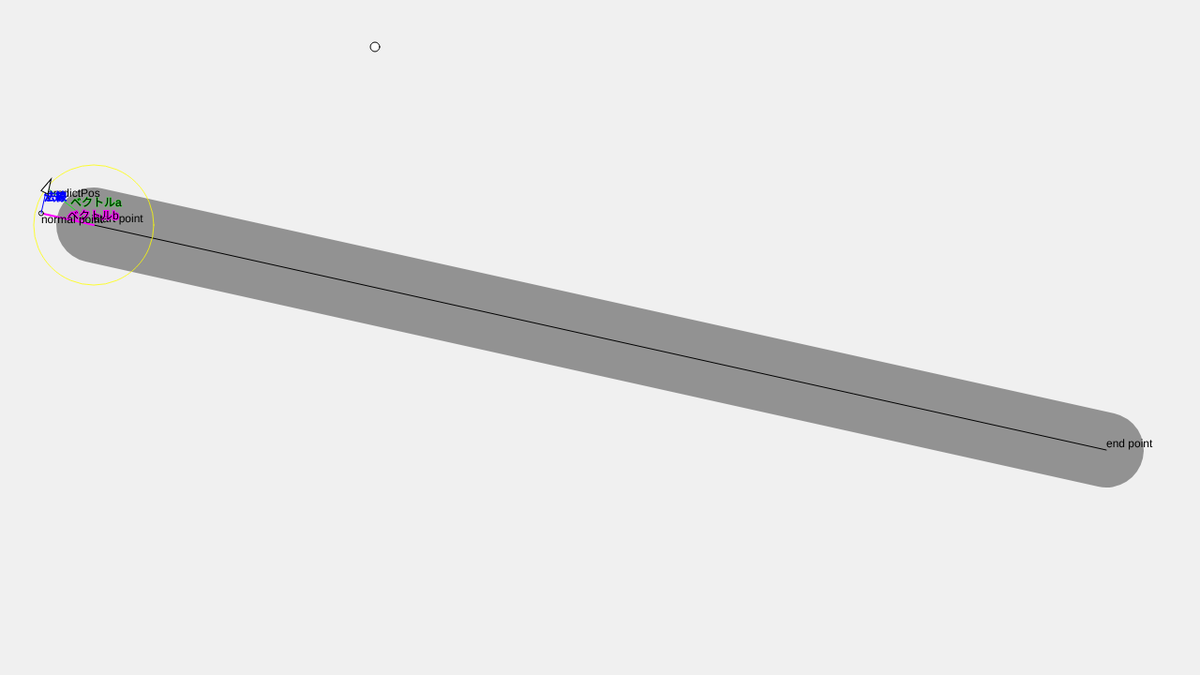
Frame 1 (no input)
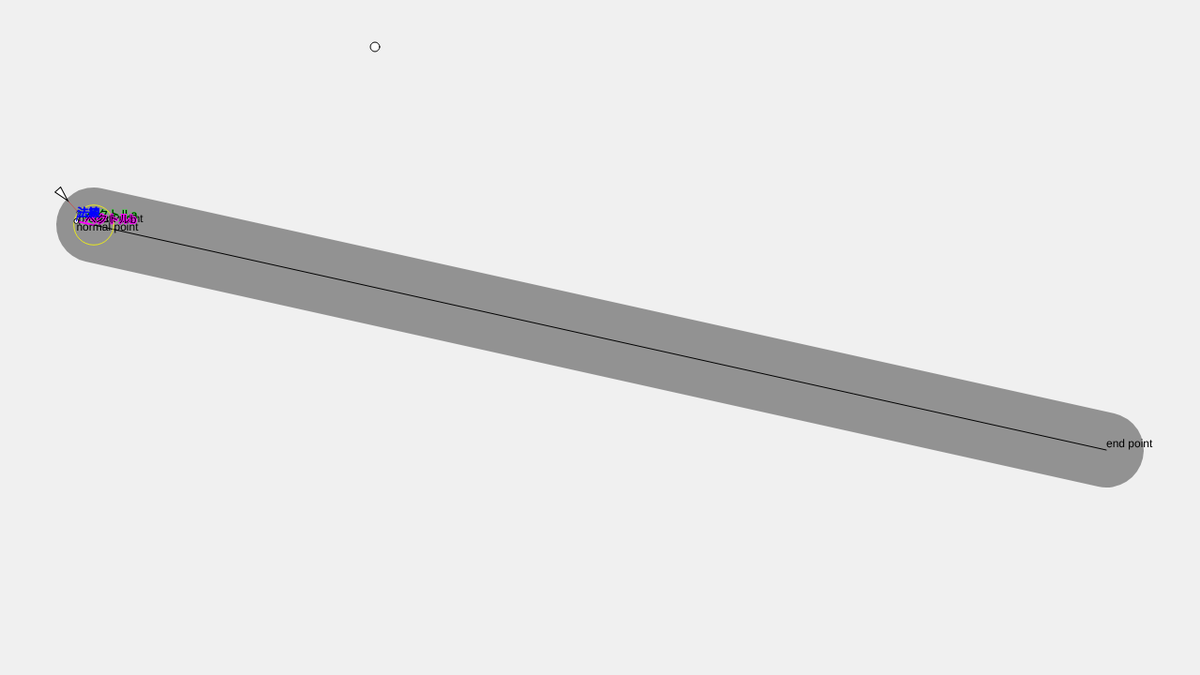
Frame 60 (no input)
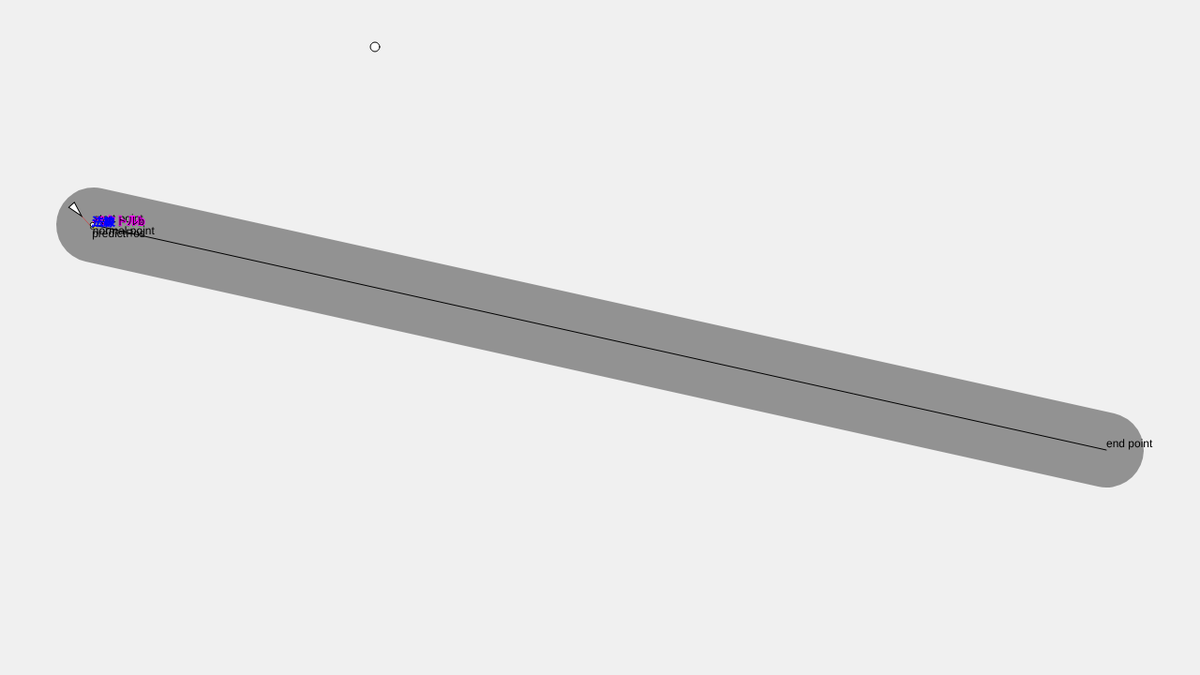
Frame 120 (the mouse pressed at the canvas centre since frame 60)

The p5.js sketch that drew these frames (run headless with seeded random() and noise() and a simulated clock; from frame 60 on, the mouse is pressed at the canvas centre):

// p5.js sketch
// ── sketch.js
/// <reference path="../../p5.global-mode.d.ts" />
class Vehicle {
    constructor() {
        this.position = createVector(50,200);
        this.velocity = createVector(0, 0);
        this.acceleration = createVector(1,-2);
        this.mass = 1;
        this.scale = 4;
        this.maxspeed = 1;
        this.maxforce = 0.4;
    }
    seek(target) {
        let desired = p5.Vector.sub(target, this.position);
        push();
        stroke(255, 0, 0, 100);
        translate(this.position.x, this.position.y);
        line(0, 0, desired.x, desired.y);
        pop();
        let d = desired.mag();
        desired.normalize();
        if (d < 100) {
            let m = map(d, 0, 100, 0, this.maxspeed);
            desired.mult(m);
        } else {
            desired.mult(this.maxspeed);
        }

        let steer = p5.Vector.sub(desired, this.velocity);
        steer.limit(this.maxforce);
        this.applyForce(steer);
    }
    follow(path) {
        // predict 予想
        let predict = this.velocity.copy();
        predict.normalize();
        predict.mult(25);
        push();
        stroke(255, 0, 0, 100);
        translate(this.position.x, this.position.y);
        line(0, 0, predict.x, predict.y);
        pop();

        let predictPos = p5.Vector.add(this.position, predict);
        push();
        translate(predictPos.x, predictPos.y);
        text('predictPos', 0, 10);
        ellipse(0, 0, 3, 3);
        pop();

        // 予想点とパスの法線を求める。
        let a = p5.Vector.sub(predictPos, path.start);
        push();
        stroke(0, 255, 0, 200); // green
        translate(path.start.x, path.start.y);
        text('ベクトルa', a.x/2, a.y/2);
        line(0, 0, a.x, a.y);
        pop();

        push();
        noFill();
        stroke(255, 255, 0, 200); // yellow 黄色
        translate(path.start.x, path.start.y);
        // デフォルトではellipseは、直径を求めているため、
        // modeをRADIUSにして、a.mag()=lenght=r半径を設定
        ellipseMode(RADIUS);
        ellipse(0, 0, a.mag());
        pop();

        let b = p5.Vector.sub(path.end, path.start);

        //2つのベクトルa,ベクトルaがあるので、ここから角度θを内積で求められる。
        // p5.Vector.angleBetween(a,b)関数と同じことを以下でしている。
        let theta = acos(a.dot(b) / (a.mag() * b.mag()));

        // ベクトルbから、法点を求める。
        // a.mag()は半径rなのでcos(θ)でx座標を求めているのと同じ。
        let x = a.mag()*cos(theta);
        b.normalize();
        b.mult(x);
        push();
        strokeWeight(2);
        stroke(255, 0, 255);
        translate(path.start.x, path.start.y);
        text('ベクトルb', b.x/2, b.y/2);
        line(0, 0, b.x, b.y);
        pop();

        // スカラー射影
        // bを単位ベクトル、つまり1にして、
        // a dot b = |a|*1*cos(θ)
        // a dot b = |a|*cos(θ)
        // |a|*cos(θ)は、a dot bに置き換えられる。
        // このスカラー射影を使えば、わざわざθを求めなくてもよい。
        //b.normalize();
        //b.mult(a.dot(b));
        
        let normalPoint = p5.Vector.add(path.start, b);
        push();
        translate(normalPoint.x, normalPoint.y);
        text('normal point', 0, 10);
        ellipse(0, 0, 5, 5);
        pop();
        // 法線表示
        push();
        noFill();
        stroke(0, 0, 255, 255);
        translate(normalPoint.x, normalPoint.y);
        text('法線', (predictPos.x - normalPoint.x)/2,
        (predictPos.y- normalPoint.y)/2);
        line(0, 0, predictPos.x - normalPoint.x, predictPos.y- normalPoint.y)
        pop();

        // 変更先を少し、前に設定
        let dir = p5.Vector.sub(path.end, path.start);
        dir.normalize();
        dir.mult(10);
        let newTarget = p5.Vector.add(normalPoint, dir);

        let distance = p5.Vector.dist(predictPos, normalPoint);
        if (distance > path.radius) {
            this.seek(newTarget);
        }
        
    }
    applyForce(force) {
        let a = p5.Vector.div(force, this.mass);
        this.acceleration.add(a);
    }
    update() {
        this.velocity.add(this.acceleration);
        this.position.add(this.velocity);
        this.acceleration.mult(0);
    }
    display() {
        //let a = this.velocity.add((PI/2));
        let angle = atan2(this.velocity.y, this.velocity.x) + PI/2;
        push();
        translate(this.position.x, this.position.y);
        rotate(angle);
        scale(this.scale);

        strokeWeight(1/this.scale);
        beginShape();
        vertex(-1, 2);
        vertex(0, -2);
        vertex(1, 2);
        endShape(CLOSE);
        pop();
    }
}
class Path {
    constructor() {
        this.points = new Array();
        this.radius = 40;
        this.start = createVector(100, height/3);
        this.end = createVector(width-100, 2*height/3);
    }
    display() {
        push();
        strokeWeight(this.radius*2);
        stroke(0, 100);
        line(this.start.x, this.start.y, this.end.x, this.end.y);
        strokeWeight(1);
        stroke(0);
        line(this.start.x, this.start.y, this.end.x, this.end.y);

        strokeWeight(0);
        text('start point', this.start.x, this.start.y -3);
        strokeWeight(0);
        text('end point', this.end.x, this.end.y -3);
        pop();
    }
}
let v;
let path;
let target;
function setup() {
    createCanvas(1280, 720);
    path = new Path();
    v = new Vehicle();
    target = createVector(400, 50);
}

function draw() {
    background(240);
    path.display();
    //v.seek(target);
    v.follow(path);
    v.update();
    v.display();

    // target
    ellipse(target.x, target.y, 10, 10);
}
